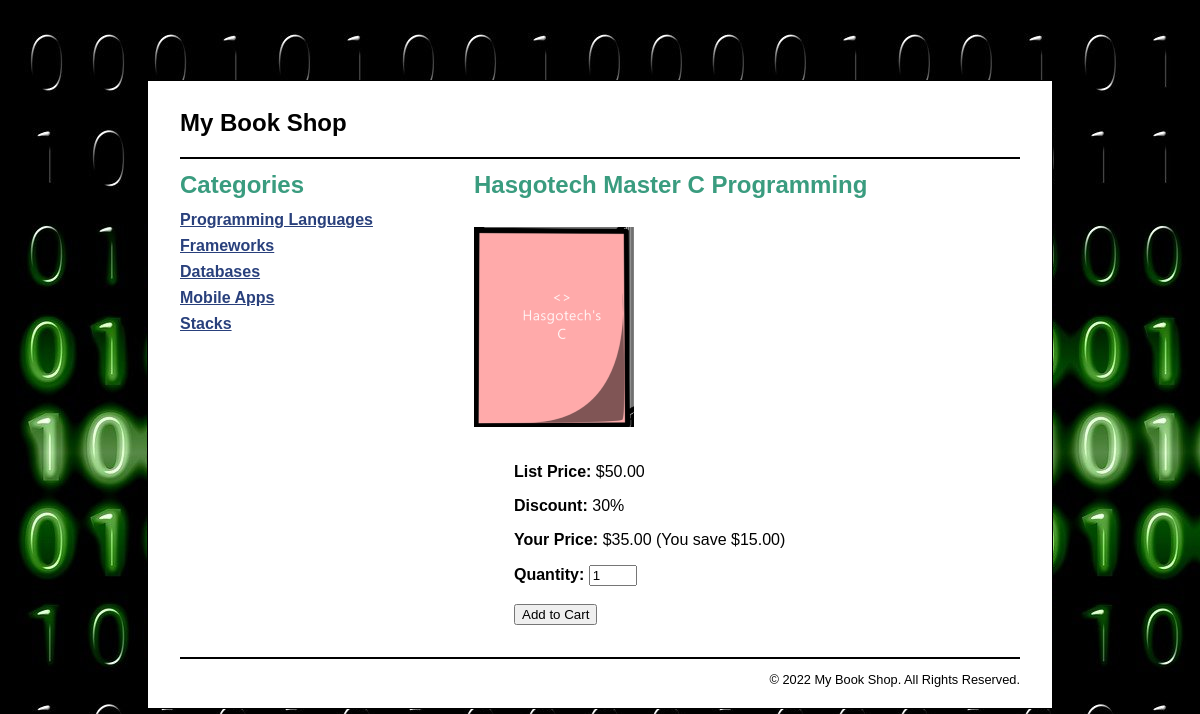
Screenshot of /product_catalog/index.php?action=view_product&product_id=2 with the database file from the repository.
### tables this page shows
CREATE TABLE categories (
  categoryID       INT(11)        NOT NULL   AUTO_INCREMENT,
  categoryName     VARCHAR(255)   NOT NULL,
  PRIMARY KEY (categoryID)
);

CREATE TABLE products (
  productID        INT(11)        NOT NULL   AUTO_INCREMENT,
  categoryID       INT(11)        NOT NULL,
  productCode      VARCHAR(10)    NOT NULL   UNIQUE,
  productName      VARCHAR(255)   NOT NULL,
  listPrice        DECIMAL(10,2)  NOT NULL,
  PRIMARY KEY (productID)
);

### model/category_db.php (called while the page is built, shortened)
<?php
function get_categories() {
    global $db;
    $query = 'SELECT * FROM categories
              ORDER BY categoryID';
    $statement = $db->prepare($query);
    $statement->execute();
    $categories = $statement->fetchAll();
    return $categories;
}
?>

### model/product_db.php (called while the page is built, shortened)
<?php
function get_product($product_id) {
    global $db;
    $query = 'SELECT * FROM products
              WHERE productID = :product_id';
    $statement = $db->prepare($query);
    $statement->bindValue(":product_id", $product_id);
    $statement->execute();
    $product = $statement->fetch();
    return $product;
}
?>

### product_catalog/product_view.php (the view, shortened to what this page needs)
<?php include '../view/header.php'; ?>
<main>
    <aside>
        <h1>Categories</h1>
        <nav>
            <ul>
                <?php foreach($categories as $category) : ?>
                <li>
                    <a href="?category_id=<?php
                              echo $category['categoryID']; ?>">
                        <?php echo $category['categoryName']; ?>
                    </a>
                </li>
                <?php endforeach; ?>
            </ul>
        </nav>
    </aside>
    <section>
        <h1><?php echo $name; ?></h1>
        <div id="left_column">
            <p>
                <img src="<?php echo $image_filename; ?>"
                    alt="<?php echo $image_alt; ?>" />
            </p>
        </div>
        <div id="right_column">
            <p><b>List Price:</b> $<?php echo $list_price; ?></p>
            <p><b>Discount:</b> <?php echo $discount_percent; ?>%</p>
            <p><b>Your Price:</b> $<?php echo $unit_price_f; ?>
                 (You save $<?php echo $discount_amount_f; ?>)</p>
            <form action="<?php echo '../cart' ?>" method="post">
                <b>Quantity:</b>
                <input id="quantity" type="number" name="quantity"
                       value="1" size="2" min="1" max="25">
                <br><br>
                <input type="submit" value="Add to Cart">
            </form>
        </div>
    </section>
</main>
<?php include '../view/footer.php'; ?>

### main.css (style rules this page uses)
html { background-image: url(images/binary-code-475664_1280.jpg); }
body { margin-top: 5em; font-family: Arial, Helvetica, sans-serif; width: 70%; margin: 5em auto; background-color: white; border: 1px solid black; padding: 0.5em 2em; }
aside { float: left; width: 35%; }
section { float: left; width: 50%; }
h1 { font-size: 150%; margin: .5em 0; }
h1, h2 { color: rgb(58, 156, 127); }
ul { list-style-type: none; margin: 0; padding-left: 0; padding-bottom: 1em; }
li { padding-bottom: 0.5em; }
a { color: rgb(41, 64, 124); font-weight: bold; }
#quantity { width: 10em; }
#left_column { float: left; width: 150px; text-align: center; }
#right_column { float: left; padding-left: 2.5em; padding-bottom: 2em; }

### product_catalog/product_view.php (style rules this page uses)
#quantity { width: 3em; }

### rows the page displays
categories: categoryName "Programming Languages"
categories: categoryName "Frameworks"
categories: categoryName "Databases"
categories: categoryName "Mobile Apps"
categories: categoryName "Stacks"
products: productName "Hasgotech Master C Programming", listPrice "50.00", listPrice "35.00", listPrice "15.00"

### other values shown
$discount_percent "30"
